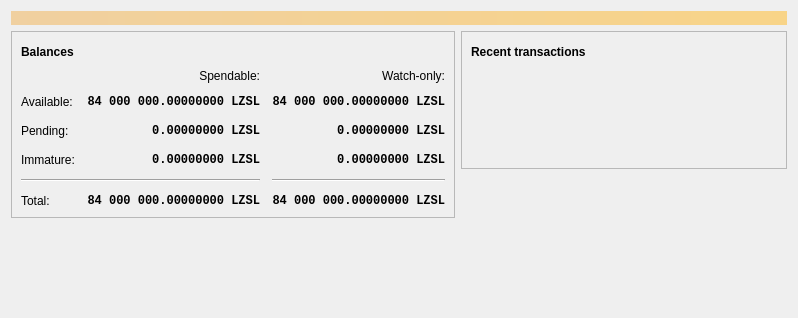
<?xml version="1.0" encoding="UTF-8"?>
<ui version="4.0">
 <class>OverviewPage</class>
 <widget class="QWidget" name="OverviewPage">
  <property name="geometry">
   <rect>
    <x>0</x>
    <y>0</y>
    <width>798</width>
    <height>318</height>
   </rect>
  </property>
  <property name="windowTitle">
   <string>Form</string>
  </property>
  <layout class="QVBoxLayout" name="topLayout">
   <item>
    <widget class="QLabel" name="labelAlerts">
     <property name="visible">
      <bool>false</bool>
     </property>
     <property name="styleSheet">
      <string notr="true">QLabel { background-color: qlineargradient(x1: 0, y1: 0, x2: 1, y2: 0, stop:0 #F0D0A0, stop:1 #F8D488); color:#000000; }</string>
     </property>
     <property name="wordWrap">
      <bool>true</bool>
     </property>
     <property name="margin">
      <number>3</number>
     </property>
     <property name="textInteractionFlags">
      <set>Qt::TextSelectableByMouse</set>
     </property>
    </widget>
   </item>
   <item>
    <layout class="QHBoxLayout" name="horizontalLayout" stretch="1,1">
     <item>
      <layout class="QVBoxLayout" name="verticalLayout_2">
       <item>
        <widget class="QFrame" name="frame">
         <property name="frameShape">
          <enum>QFrame::StyledPanel</enum>
         </property>
         <property name="frameShadow">
          <enum>QFrame::Raised</enum>
         </property>
         <layout class="QVBoxLayout" name="verticalLayout_4">
          <item>
           <layout class="QHBoxLayout" name="horizontalLayout_4">
            <item>
             <widget class="QLabel" name="label_5">
              <property name="font">
               <font>
                <weight>75</weight>
                <bold>true</bold>
               </font>
              </property>
              <property name="text">
               <string>Balances</string>
              </property>
             </widget>
            </item>
            <item>
             <widget class="QPushButton" name="labelWalletStatus">
              <property name="enabled">
               <bool>true</bool>
              </property>
              <property name="maximumSize">
               <size>
                <width>30</width>
                <height>16777215</height>
               </size>
              </property>
              <property name="toolTip">
               <string>The displayed information may be out of date. Your wallet automatically synchronizes with the LazySloth network after a connection is established, but this process has not completed yet.</string>
              </property>
              <property name="text">
               <string/>
              </property>
              <property name="icon">
               <iconset resource="../bitcoin.qrc">
                <normaloff>:/icons/warning</normaloff>
                <disabledoff>:/icons/warning</disabledoff>:/icons/warning</iconset>
              </property>
              <property name="iconSize">
               <size>
                <width>24</width>
                <height>24</height>
               </size>
              </property>
              <property name="flat">
               <bool>true</bool>
              </property>
             </widget>
            </item>
            <item>
             <spacer name="horizontalSpacer_3">
              <property name="orientation">
               <enum>Qt::Horizontal</enum>
              </property>
              <property name="sizeHint" stdset="0">
               <size>
                <width>40</width>
                <height>20</height>
               </size>
              </property>
             </spacer>
            </item>
           </layout>
          </item>
          <item>
           <layout class="QGridLayout" name="gridLayout">
            <property name="spacing">
             <number>12</number>
            </property>
            <item row="2" column="2">
             <widget class="QLabel" name="labelWatchPending">
              <property name="font">
               <font>
                <family>Monospace</family>
                <weight>75</weight>
                <bold>true</bold>
               </font>
              </property>
              <property name="cursor">
               <cursorShape>IBeamCursor</cursorShape>
              </property>
              <property name="toolTip">
               <string>Unconfirmed transactions to watch-only addresses</string>
              </property>
              <property name="text">
               <string notr="true">0.00000000 LZSL</string>
              </property>
              <property name="alignment">
               <set>Qt::AlignRight|Qt::AlignTrailing|Qt::AlignVCenter</set>
              </property>
              <property name="textInteractionFlags">
               <set>Qt::LinksAccessibleByMouse|Qt::TextSelectableByKeyboard|Qt::TextSelectableByMouse</set>
              </property>
             </widget>
            </item>
            <item row="2" column="1">
             <widget class="QLabel" name="labelUnconfirmed">
              <property name="font">
               <font>
                <family>Monospace</family>
                <weight>75</weight>
                <bold>true</bold>
               </font>
              </property>
              <property name="cursor">
               <cursorShape>IBeamCursor</cursorShape>
              </property>
              <property name="toolTip">
               <string>Total of transactions that have yet to be confirmed, and do not yet count toward the spendable balance</string>
              </property>
              <property name="text">
               <string notr="true">0.00000000 LZSL</string>
              </property>
              <property name="alignment">
               <set>Qt::AlignRight|Qt::AlignTrailing|Qt::AlignVCenter</set>
              </property>
              <property name="textInteractionFlags">
               <set>Qt::LinksAccessibleByMouse|Qt::TextSelectableByKeyboard|Qt::TextSelectableByMouse</set>
              </property>
             </widget>
            </item>
            <item row="3" column="2">
             <widget class="QLabel" name="labelWatchImmature">
              <property name="font">
               <font>
                <family>Monospace</family>
                <weight>75</weight>
                <bold>true</bold>
               </font>
              </property>
              <property name="cursor">
               <cursorShape>IBeamCursor</cursorShape>
              </property>
              <property name="toolTip">
               <string>Mined balance in watch-only addresses that has not yet matured</string>
              </property>
              <property name="text">
               <string notr="true">0.00000000 LZSL</string>
              </property>
              <property name="alignment">
               <set>Qt::AlignRight|Qt::AlignTrailing|Qt::AlignVCenter</set>
              </property>
              <property name="textInteractionFlags">
               <set>Qt::LinksAccessibleByMouse|Qt::TextSelectableByKeyboard|Qt::TextSelectableByMouse</set>
              </property>
             </widget>
            </item>
            <item row="4" column="0" colspan="2">
             <widget class="Line" name="line">
              <property name="orientation">
               <enum>Qt::Horizontal</enum>
              </property>
             </widget>
            </item>
            <item row="4" column="2">
             <widget class="Line" name="lineWatchBalance">
              <property name="sizePolicy">
               <sizepolicy hsizetype="Preferred" vsizetype="Fixed">
                <horstretch>0</horstretch>
                <verstretch>0</verstretch>
               </sizepolicy>
              </property>
              <property name="minimumSize">
               <size>
                <width>140</width>
                <height>0</height>
               </size>
              </property>
              <property name="orientation">
               <enum>Qt::Horizontal</enum>
              </property>
             </widget>
            </item>
            <item row="5" column="0">
             <widget class="QLabel" name="labelTotalText">
              <property name="text">
               <string>Total:</string>
              </property>
             </widget>
            </item>
            <item row="3" column="1">
             <widget class="QLabel" name="labelImmature">
              <property name="font">
               <font>
                <family>Monospace</family>
                <weight>75</weight>
                <bold>true</bold>
               </font>
              </property>
              <property name="cursor">
               <cursorShape>IBeamCursor</cursorShape>
              </property>
              <property name="toolTip">
               <string>Mined balance that has not yet matured</string>
              </property>
              <property name="text">
               <string notr="true">0.00000000 LZSL</string>
              </property>
              <property name="alignment">
               <set>Qt::AlignRight|Qt::AlignTrailing|Qt::AlignVCenter</set>
              </property>
              <property name="textInteractionFlags">
               <set>Qt::LinksAccessibleByMouse|Qt::TextSelectableByKeyboard|Qt::TextSelectableByMouse</set>
              </property>
             </widget>
            </item>
            <item row="2" column="3">
             <spacer name="horizontalSpacer_2">
              <property name="orientation">
               <enum>Qt::Horizontal</enum>
              </property>
              <property name="sizeHint" stdset="0">
               <size>
                <width>40</width>
                <height>20</height>
               </size>
              </property>
             </spacer>
            </item>
            <item row="3" column="0">
             <widget class="QLabel" name="labelImmatureText">
              <property name="text">
               <string>Immature:</string>
              </property>
             </widget>
            </item>
            <item row="5" column="1">
             <widget class="QLabel" name="labelTotal">
              <property name="font">
               <font>
                <family>Monospace</family>
                <weight>75</weight>
                <bold>true</bold>
               </font>
              </property>
              <property name="cursor">
               <cursorShape>IBeamCursor</cursorShape>
              </property>
              <property name="toolTip">
               <string>Your current total balance</string>
              </property>
              <property name="text">
               <string notr="true">84 000 000.00000000 LZSL</string>
              </property>
              <property name="alignment">
               <set>Qt::AlignRight|Qt::AlignTrailing|Qt::AlignVCenter</set>
              </property>
              <property name="textInteractionFlags">
               <set>Qt::LinksAccessibleByMouse|Qt::TextSelectableByKeyboard|Qt::TextSelectableByMouse</set>
              </property>
             </widget>
            </item>
            <item row="5" column="2">
             <widget class="QLabel" name="labelWatchTotal">
              <property name="font">
               <font>
                <family>Monospace</family>
                <weight>75</weight>
                <bold>true</bold>
               </font>
              </property>
              <property name="cursor">
               <cursorShape>IBeamCursor</cursorShape>
              </property>
              <property name="toolTip">
               <string>Current total balance in watch-only addresses</string>
              </property>
              <property name="text">
               <string notr="true">84 000 000.00000000 LZSL</string>
              </property>
              <property name="alignment">
               <set>Qt::AlignRight|Qt::AlignTrailing|Qt::AlignVCenter</set>
              </property>
              <property name="textInteractionFlags">
               <set>Qt::LinksAccessibleByMouse|Qt::TextSelectableByKeyboard|Qt::TextSelectableByMouse</set>
              </property>
             </widget>
            </item>
            <item row="0" column="2">
             <widget class="QLabel" name="labelWatchonly">
              <property name="text">
               <string>Watch-only:</string>
              </property>
              <property name="alignment">
               <set>Qt::AlignRight|Qt::AlignTrailing|Qt::AlignVCenter</set>
              </property>
             </widget>
            </item>
            <item row="1" column="0">
             <widget class="QLabel" name="labelBalanceText">
              <property name="text">
               <string>Available:</string>
              </property>
             </widget>
            </item>
            <item row="1" column="1">
             <widget class="QLabel" name="labelBalance">
              <property name="font">
               <font>
                <family>Monospace</family>
                <weight>75</weight>
                <bold>true</bold>
               </font>
              </property>
              <property name="cursor">
               <cursorShape>IBeamCursor</cursorShape>
              </property>
              <property name="toolTip">
               <string>Your current spendable balance</string>
              </property>
              <property name="text">
               <string notr="true">84 000 000.00000000 LZSL</string>
              </property>
              <property name="alignment">
               <set>Qt::AlignRight|Qt::AlignTrailing|Qt::AlignVCenter</set>
              </property>
              <property name="textInteractionFlags">
               <set>Qt::LinksAccessibleByMouse|Qt::TextSelectableByKeyboard|Qt::TextSelectableByMouse</set>
              </property>
             </widget>
            </item>
            <item row="1" column="2">
             <widget class="QLabel" name="labelWatchAvailable">
              <property name="font">
               <font>
                <family>Monospace</family>
                <weight>75</weight>
                <bold>true</bold>
               </font>
              </property>
              <property name="cursor">
               <cursorShape>IBeamCursor</cursorShape>
              </property>
              <property name="toolTip">
               <string>Your current balance in watch-only addresses</string>
              </property>
              <property name="text">
               <string notr="true">84 000 000.00000000 LZSL</string>
              </property>
              <property name="alignment">
               <set>Qt::AlignRight|Qt::AlignTrailing|Qt::AlignVCenter</set>
              </property>
              <property name="textInteractionFlags">
               <set>Qt::LinksAccessibleByMouse|Qt::TextSelectableByKeyboard|Qt::TextSelectableByMouse</set>
              </property>
             </widget>
            </item>
            <item row="2" column="0">
             <widget class="QLabel" name="labelPendingText">
              <property name="text">
               <string>Pending:</string>
              </property>
             </widget>
            </item>
            <item row="0" column="1">
             <widget class="QLabel" name="labelSpendable">
              <property name="text">
               <string>Spendable:</string>
              </property>
              <property name="alignment">
               <set>Qt::AlignRight|Qt::AlignTrailing|Qt::AlignVCenter</set>
              </property>
             </widget>
            </item>
           </layout>
          </item>
         </layout>
        </widget>
       </item>
       <item>
        <spacer name="verticalSpacer">
         <property name="orientation">
          <enum>Qt::Vertical</enum>
         </property>
         <property name="sizeHint" stdset="0">
          <size>
           <width>20</width>
           <height>40</height>
          </size>
         </property>
        </spacer>
       </item>
      </layout>
     </item>
     <item>
      <layout class="QVBoxLayout" name="verticalLayout_3">
       <item>
        <widget class="QFrame" name="frame_2">
         <property name="frameShape">
          <enum>QFrame::StyledPanel</enum>
         </property>
         <property name="frameShadow">
          <enum>QFrame::Raised</enum>
         </property>
         <layout class="QVBoxLayout" name="verticalLayout">
          <item>
           <layout class="QHBoxLayout" name="horizontalLayout_2">
            <item>
             <widget class="QLabel" name="label_4">
              <property name="font">
               <font>
                <weight>75</weight>
                <bold>true</bold>
               </font>
              </property>
              <property name="text">
               <string>Recent transactions</string>
              </property>
             </widget>
            </item>
            <item>
             <widget class="QPushButton" name="labelTransactionsStatus">
              <property name="enabled">
               <bool>true</bool>
              </property>
              <property name="maximumSize">
               <size>
                <width>30</width>
                <height>16777215</height>
               </size>
              </property>
              <property name="toolTip">
               <string>The displayed information may be out of date. Your wallet automatically synchronizes with the LazySloth network after a connection is established, but this process has not completed yet.</string>
              </property>
              <property name="text">
               <string/>
              </property>
              <property name="icon">
               <iconset resource="../bitcoin.qrc">
                <normaloff>:/icons/warning</normaloff>
                <disabledoff>:/icons/warning</disabledoff>:/icons/warning</iconset>
              </property>
              <property name="iconSize">
               <size>
                <width>24</width>
                <height>24</height>
               </size>
              </property>
              <property name="flat">
               <bool>true</bool>
              </property>
             </widget>
            </item>
            <item>
             <spacer name="horizontalSpacer">
              <property name="orientation">
               <enum>Qt::Horizontal</enum>
              </property>
              <property name="sizeHint" stdset="0">
               <size>
                <width>40</width>
                <height>20</height>
               </size>
              </property>
             </spacer>
            </item>
           </layout>
          </item>
          <item>
           <widget class="TransactionOverviewWidget" name="listTransactions">
            <property name="styleSheet">
             <string notr="true">QListView { background: transparent; }</string>
            </property>
            <property name="frameShape">
             <enum>QFrame::NoFrame</enum>
            </property>
            <property name="verticalScrollBarPolicy">
             <enum>Qt::ScrollBarAlwaysOff</enum>
            </property>
            <property name="horizontalScrollBarPolicy">
             <enum>Qt::ScrollBarAlwaysOff</enum>
            </property>
            <property name="sizeAdjustPolicy">
             <enum>QAbstractScrollArea::AdjustToContents</enum>
            </property>
            <property name="selectionMode">
             <enum>QAbstractItemView::NoSelection</enum>
            </property>
            <property name="uniformItemSizes">
             <bool>true</bool>
            </property>
           </widget>
          </item>
         </layout>
        </widget>
       </item>
       <item>
        <spacer name="verticalSpacer_2">
         <property name="orientation">
          <enum>Qt::Vertical</enum>
         </property>
         <property name="sizeHint" stdset="0">
          <size>
           <width>20</width>
           <height>40</height>
          </size>
         </property>
        </spacer>
       </item>
      </layout>
     </item>
    </layout>
   </item>
  </layout>
 </widget>
 <customwidgets>
  <customwidget>
   <class>TransactionOverviewWidget</class>
   <extends>QListView</extends>
   <header>qt/transactionoverviewwidget.h</header>
  </customwidget>
 </customwidgets>
 <resources/>
 <connections/>
</ui>
